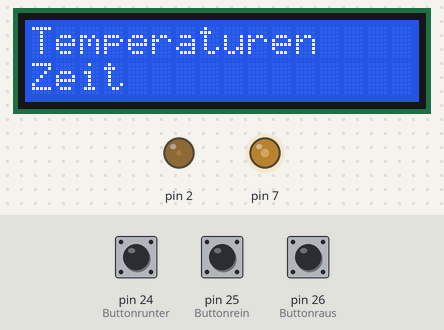
Simulated run of this sketch. Board: Arduino Mega 2560, built with avr-gcc and run on an emulated ATmega2560. On the bench: 16×2 character LCD, output pins drawn as LEDs (lit = HIGH). Inputs (shaded band) come from the test bench; at power-on: pin 24 (Buttonrunter) LOW, pin 25 (Buttonrein) LOW, pin 26 (Buttonraus) LOW.

Above: at 1.7 s.
1.8 s: pin 24 (Buttonrunter) pulled HIGH for 3.2 s
At 5.9 s:
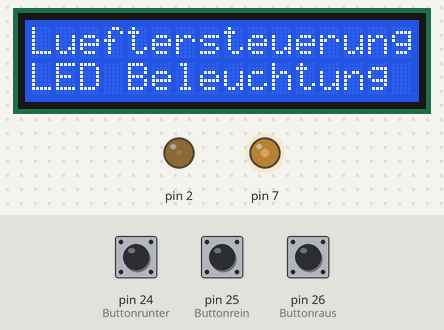
6.5 s: pin 25 (Buttonrein) pulled HIGH for 0.15 s
At 7.4 s:
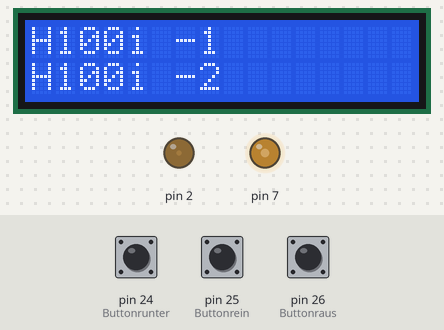
8.1 s: pin 24 (Buttonrunter) pulled HIGH for 0.15 s
At 8.6 s:
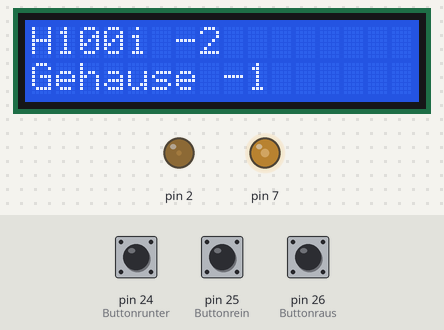
9.7 s: pin 25 (Buttonrein) pulled HIGH for 1 s
At 11.0 s:
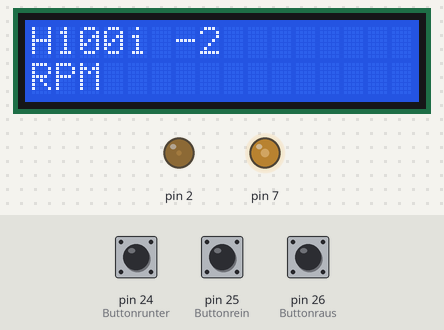
12.2 s: pin 24 (Buttonrunter) pulled HIGH for 1 s
At 12.41 s:
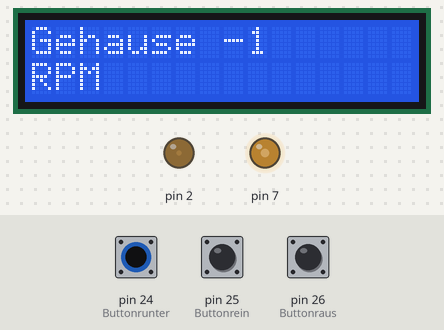
14.7 s: pin 26 (Buttonraus) pulled HIGH for 0.15 s
At 16.0 s:
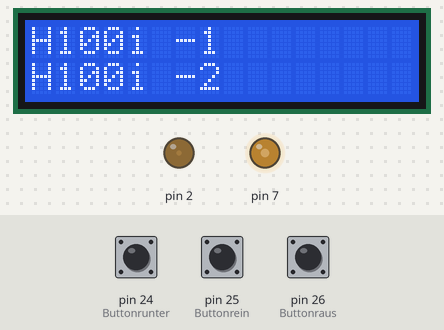
Timing chart, 0 to 17.3 s (numbered marks = the images above; inputs shaded):
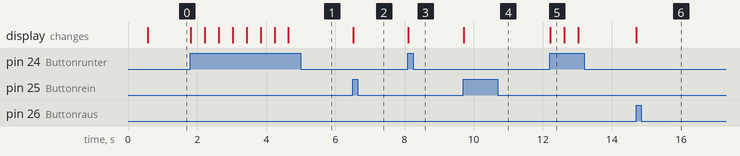

Measured:
- after the input at 1.8 s, the display: first changes at once (image 1 shows a later state)
- after the input at 6.5 s, the display: changes at once (image 2)
- after the input at 8.1 s, the display: changes at once (image 3)
- after the input at 9.7 s, the display: changes at once (image 4)
- after the input at 12.2 s, the display: changes at once (image 5)
- after the input at 14.7 s, the display: changes at once (image 6)
- what the display in image 5 shows lasts 0.4 s, from 12.2 s to 12.6 s

The sketch:

ZeitanzeigePolling.ino
```cpp
#include <LiquidCrystal.h>
#include "dht11.h"
#define DHT11PIN 47
#define Buttonrein 25
#define Buttonrunter 24
#define Buttonraus 26
LiquidCrystal lcd(52, 53, 32, 33, 34, 35);
dht11 DHT11;
String Str[] = {"Temperaturen", "Zeit", "Lueftersteuerung", "LED Beleuchtung", "TEST", "Display"};
int StrArrlength = 6;
String Luefter[] = {"H100i -1","H100i -2","Gehause -1","Gehause -2"};
int Luefteranzahl=4;
boolean inMenu = true;
boolean inUntermenu =false;
int MenuePunkt = 0;
String first;
String second;
String Zeit;
String Zeit2;
String A;
String B;
String C;
String D;
int ZweierInt=0;
String TEMPERATUR;
String GradCelsius ="C";
String FEUCHTIGKEIT;
long days = 0;
long hours = 0;
long mins = 0;
long secs = 0;
unsigned long lastpress1 = 0;
unsigned long lastpress2 = 0;
unsigned long lastpress3 = 0;
unsigned long timeDisplay=0;
int chk;
void setup() {

  pinMode(24, INPUT);
  pinMode(25, INPUT);
  pinMode(26,INPUT);
  pinMode(2, OUTPUT);
  pinMode(7, OUTPUT);
  analogWrite(2,18); //Kontrast
  analogWrite(7, 100); //LED
  lcd.begin(16, 2);
  lcd.setCursor(0, 0);
  lcd.print("Initialisierung");
  delay(500);
  lcd.clear();
}

void loop() {
  timeDisplay=millis();

  if(digitalRead(Buttonrunter)==HIGH){
    if(lastpress1 ==0){
      lastpress1 = millis();
      erhoehen();
      }
    if((millis()-lastpress1)>400){
      lastpress1 = millis();
      erhoehen();
      }
  }

   if(digitalRead(Buttonrein)==HIGH){
    if(lastpress2 ==0){

      lastpress2 = millis();
      if(!inMenu){
        inUntermenu=true;
        }
        else{
      inMenu=false;
      }
      }
    if((millis()-lastpress2)>400){
      lastpress2 = millis();
      if(!inMenu){
        inUntermenu=true;
        }
        else{
      inMenu=false;
      }}
  }
   if(digitalRead(Buttonraus)==HIGH){
    if(lastpress3 ==0){
      lastpress3 = millis();
      if(inUntermenu){
        inUntermenu=false;
        }
        else{
          inMenu=true;
          }
      }
    if((millis()-lastpress3)>400){
      lastpress3 = millis();
      if(inUntermenu){
        inUntermenu=false;
        }
        else{
          inMenu=true;
          }
      }
  }
  if((millis()-timeDisplay)>10000){
    timeDisplay=0;
    lcd.begin(16, 2);
    delay(100);
    }


  if (inMenu) {
        if(MenuePunkt==StrArrlength-1){
              anzeigen(Str[MenuePunkt],"");
              }
        else
        {
          anzeigen(Str[MenuePunkt], Str[MenuePunkt + 1]);
                }
        }
  if(!inMenu)
  {
    /*if(DHT11.temperature<50){
      //Lüfter schneller
      }
      */
    if (MenuePunkt == 0)
    {
      chk=DHT11.read(DHT11PIN);
      switch(chk){
         case DHTLIB_OK:
		 TEMPERATUR = String(DHT11.temperature);
                 FEUCHTIGKEIT= String(DHT11.humidity);
                 anzeigen("TempCPU: "+ TEMPERATUR+GradCelsius,"Feuchtigk. "+FEUCHTIGKEIT+"%");
		break;
          case DHTLIB_ERROR_CHECKSUM:
		anzeigen("Checksum Fehler","");
		break;
          case DHTLIB_ERROR_TIMEOUT:
		anzeigen("Timeout Fehler","");
		break;
            default:
		anzeigen("Unbekannter Fehler","Nicht verbunden?");
		break;
      }
      delay(400);
    }
    if (MenuePunkt == 1)
    {
      //ZEIT
      secs = millis() / 1000;
      mins = secs / 60;
      hours = mins / 60;
      days = hours / 24;
      secs = secs - (mins * 60);
      mins = mins - (hours * 60);
      hours = hours - (days * 24);
       A = String(days);
       B = String(hours);
       C = String(mins);
       D = String(secs);
       Zeit = String(A + "d "+ B+ "h");
       Zeit2 = String(C + "m " + D + "s");
      //Menü für Zeit
      anzeigen("Uptime:" + Zeit,Zeit2);
    }
    if (MenuePunkt == 2)
    {
      if(inUntermenu==true){
             anzeigen(Luefter[ZweierInt],"RPM");
             }
             else{
         //Lueftersteuerung
          if(ZweierInt==Luefteranzahl-1)
              {
                anzeigen(Luefter[ZweierInt], "");
          }
                  else
              {
                anzeigen(Luefter[ZweierInt], Luefter[ZweierInt+1]);
              }

         }
    }


    if (MenuePunkt == 3)
    {
      //LED Beleuchtung
      anzeigen("LED Beleuchtung","");

    }
    if (MenuePunkt == 4)
    {
      //TEST
      anzeigen("TestMenue","TestMenue");
    }

    if(MenuePunkt ==5){
      //Display

      anzeigen("Kontrast    ****","Helligkeit  ****");


      }

  }
  delay(10);
}

void erhoehen() {

  if(inMenu){
    if (MenuePunkt+1<StrArrlength) {
          MenuePunkt++;
      }
          else {
            MenuePunkt = 0;
                }
  }

  if(!inMenu && MenuePunkt == 2){
    if(ZweierInt+1< Luefteranzahl){
      ZweierInt++;
    }
    else
    {
      ZweierInt=0;
      }

}
}

void anzeigen(String erste, String zweite) {

  if (first == erste && second == zweite) {
  }
  else {
    lcd.clear();
    lcd.setCursor(0, 0);
    lcd.print(erste);
    lcd.setCursor(0, 1);
    lcd.print(zweite);
    delay(10);
  }
  first = erste;
  second  = zweite;
}

void reset(){
  asm volatile ("  jmp 0");
  lcd.clear();

  }
```
